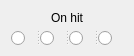
   <widget class="QWidget" name="layoutWidget">
    <property name="geometry">
     <rect>
      <x>410</x>
      <y>30</y>
      <width>134</width>
      <height>50</height>
     </rect>
    </property>
    <layout class="QVBoxLayout" name="verticalLayout_3">
     <item>
      <widget class="QLabel" name="label">
       <property name="styleSheet">
        <string notr="true">color:black;</string>
       </property>
       <property name="text">
        <string>On hit</string>
       </property>
       <property name="alignment">
        <set>Qt::AlignCenter</set>
       </property>
      </widget>
     </item>
     <item>
      <widget class="QSplitter" name="splitter_3">
       <property name="orientation">
        <enum>Qt::Horizontal</enum>
       </property>
       <widget class="QRadioButton" name="hit1">
        <property name="styleSheet">
         <string notr="true">QRadioButton{
spacing:5px;
}
QRadioButton#hit1::indicator{

image:url(:/new/prefix1/menu/Слой 10.png);
}
QRadioButton#hit1::indicator:checked{
border: 2px solid red;
}</string>
        </property>
        <property name="text">
         <string/>
        </property>
       </widget>
       <widget class="QRadioButton" name="hit2">
        <property name="styleSheet">
         <string notr="true">QRadioButton{
spacing:5px;
}
QRadioButton#hit2::indicator{

image:url(:/new/prefix1/menu/Слой 11.png);
}
QRadioButton#hit2::indicator:checked{
border: 2px solid red;
}</string>
        </property>
        <property name="text">
         <string/>
        </property>
       </widget>
       <widget class="QRadioButton" name="hit3">
        <property name="styleSheet">
         <string notr="true">QRadioButton{
spacing:5px;
}
QRadioButton#hit3::indicator{

image:url(:/new/prefix1/menu/тип2.png);
}
QRadioButton#hit3::indicator:checked{
border: 2px solid red;
}</string>
        </property>
        <property name="text">
         <string/>
        </property>
       </widget>
       <widget class="QRadioButton" name="hit4">
        <property name="styleSheet">
         <string notr="true">QRadioButton{
spacing:5px;
}
QRadioButton#hit4::indicator{

image:url(:/new/prefix1/menu/Слой 13.png);
}
QRadioButton#hit4::indicator:checked{
border: 2px solid red;
}</string>
        </property>
        <property name="text">
         <string/>
        </property>
       </widget>
      </widget>
     </item>
    </layout>
   </widget>
